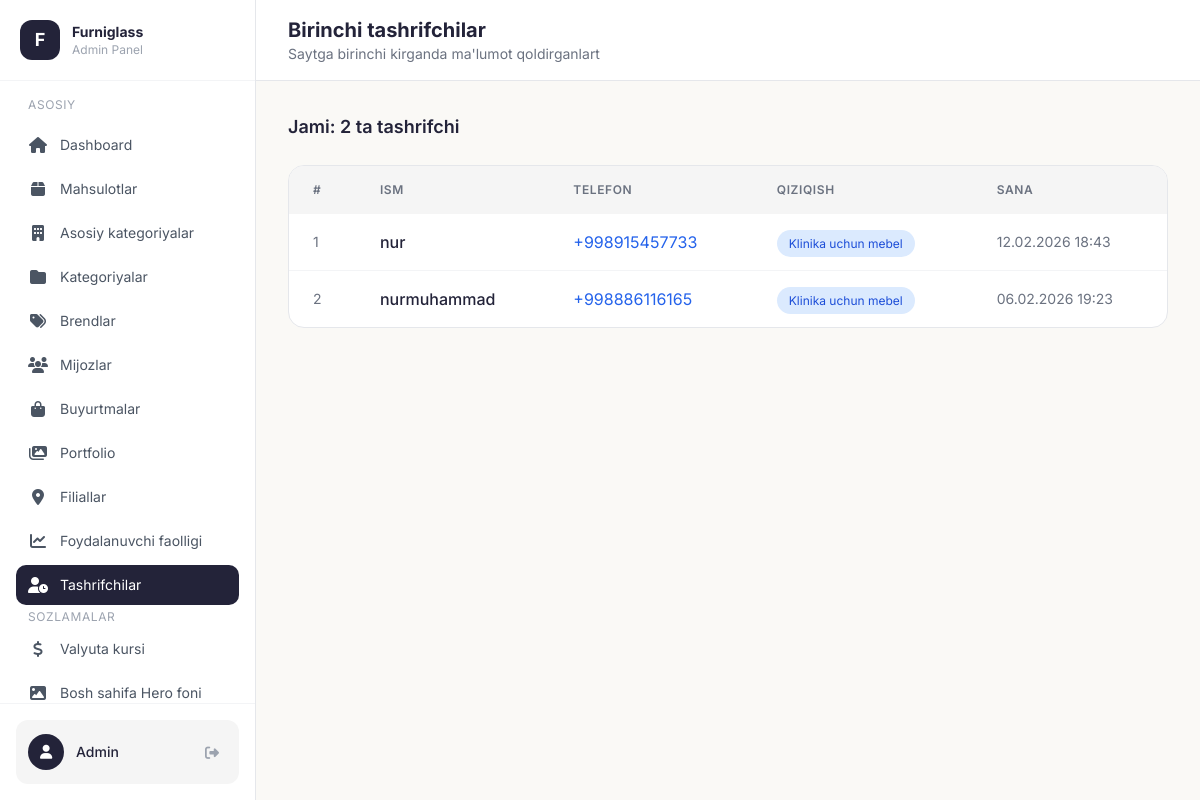
Page /admin/first-visits (signed in) on the committed database.
### models.py (models this page shows)
class FirstVisit(db.Model):
    id = db.Column(db.Integer, primary_key=True)
    name = db.Column(db.String(200))
    phone = db.Column(db.String(20), nullable=False)
    interest = db.Column(db.String(50))  # clinic, restaurant, home
    created_at = db.Column(db.DateTime, default=datetime.utcnow)

### app.py (the view)
@app.route('/admin/first-visits')
@login_required
def admin_first_visits():
    visits = FirstVisit.query.order_by(FirstVisit.created_at.desc()).all()
    interest_names = {
        'clinic': 'Klinika uchun mebel',
        'restaurant': 'Restoran/kafe uchun mebel',
        'home': 'Uy uchun mebel'
    }
    return render_template('admin/first_visits.html', visits=visits, interest_names=interest_names)

### app.py (called while the page is built, shortened)
@login_manager.user_loader
def load_user(user_id):
    return Admin.query.get(int(user_id))

def get_exchange_rate() -> float:
    ttl = int(os.environ.get("EXCHANGE_RATE_CACHE_SECONDS", "120"))
    now = time.monotonic()
    if (
        ttl > 0
        and _EXCHANGE_RATE_CACHE["value"] is not None
        and now < _EXCHANGE_RATE_CACHE["expires_mono"]
    ):
        return _EXCHANGE_RATE_CACHE["value"]

@app.before_request
def track_user_activity():
    if request.path.startswith('/admin') or request.path.startswith('/static') or request.path.startswith('/uploads'):
        return

def get_cart():
    if 'cart' not in session:
        session['cart'] = []
    return session['cart']

def get_cart_count():
    cart = get_cart()
    return sum(item['quantity'] for item in cart)

@app.context_processor
def cart_context():
    return {'cart_count': get_cart_count()}

@app.context_processor
def currency_context():
    try:
        rate = get_exchange_rate()
    except Exception:
        rate = 12000.0
    return {'usd_rate': rate}

def get_locale():
    return session.get('lang', DEFAULT_LANGUAGE)

@app.context_processor
def language_context():
    current_lang = get_locale()
    def translate(key_path):
        """Template helper for translations"""
        return get_translation(key_path, current_lang)
    return {
        'lang': current_lang,
        'languages': SUPPORTED_LANGUAGES,
        't': translate,
        'T': TRANSLATIONS
    }

### templates/admin/first_visits.html (shortened to what this page needs)
{% extends "admin/base.html" %}
{% block page_title %}Birinchi tashrifchilar{% endblock %}
{% block page_subtitle %}Saytga birinchi kirganda ma'lumot qoldirganlart{% endblock %}
{% block content %}
<div class="mb-6">
    <h3 class="text-lg font-semibold text-[#232339]">Jami: {{ visits|length }} ta tashrifchi</h3>
</div>
<div class="bg-white rounded-2xl border border-gray-200 overflow-hidden">
    <div class="overflow-x-auto">
        <table class="w-full">
            <thead class="bg-[#F5F5F5]">
                <tr>
                    <th class="text-left px-6 py-4 text-xs font-semibold text-gray-500 uppercase tracking-wider">#</th>
                    <th class="text-left px-6 py-4 text-xs font-semibold text-gray-500 uppercase tracking-wider">Ism</th>
                    <th class="text-left px-6 py-4 text-xs font-semibold text-gray-500 uppercase tracking-wider">Telefon</th>
                    <th class="text-left px-6 py-4 text-xs font-semibold text-gray-500 uppercase tracking-wider">Qiziqish</th>
                    <th class="text-left px-6 py-4 text-xs font-semibold text-gray-500 uppercase tracking-wider">Sana</th>
                </tr>
            </thead>
            <tbody class="divide-y divide-gray-100">
                {% for visit in visits %}
                <tr class="hover:bg-[#FAF9F6] transition">
                    <td class="px-6 py-4 text-sm text-gray-500">{{ loop.index }}</td>
                    <td class="px-6 py-4">
                        <span class="font-medium text-[#232339]">{{ visit.name or 'Noma\'lum' }}</span>
                    </td>
                    <td class="px-6 py-4">
                        <a href="tel:{{ visit.phone }}" class="text-blue-600 hover:underline">{{ visit.phone }}</a>
                    </td>
                    <td class="px-6 py-4">
                        <span class="text-xs px-3 py-1.5 rounded-full
                            {% if visit.interest == 'clinic' %}bg-blue-100 text-blue-700
                            {% elif visit.interest == 'restaurant' %}bg-orange-100 text-orange-700
                            {% else %}bg-green-100 text-green-700{% endif %}">
                            {{ interest_names.get(visit.interest, visit.interest) }}
                        </span>
                    </td>
                    <td class="px-6 py-4 text-sm text-gray-500">
                        {{ visit.created_at.strftime('%d.%m.%Y %H:%M') if visit.created_at else '' }}
                    </td>
                </tr>
                {% endfor %}
            </tbody>
        </table>
    </div>
</div>
{% endblock %}

### templates/admin/base.html (style rules this page uses)
body { font-family: 'Inter', sans-serif; }
:root { --color-primary: #232339; --color-accent: #F5C242; }

### rows in the picture
FirstVisit: name "nur", phone "+998915457733", get "Klinika uchun mebel", created_at "12.02.2026 18:43"
FirstVisit: name "nurmuhammad", phone "+998886116165", get "Klinika uchun mebel", created_at "06.02.2026 19:23"

### other values in the picture
{{ visits|length }} "2"
